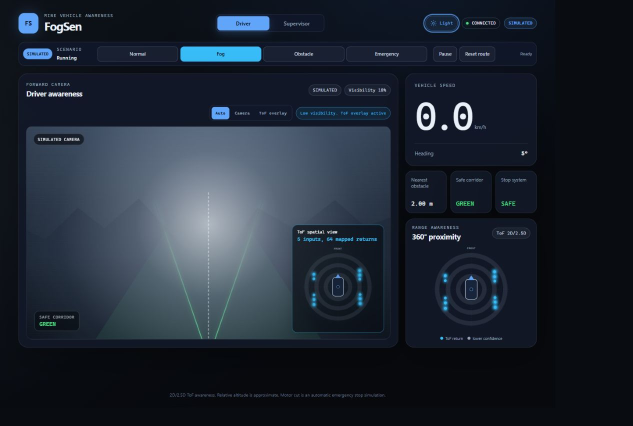
#> input picture artifacts/dashboard-images/driver-dark.png, 1265 x 851 px (shown at 1/2 size)
$ python -i ir_enhance.py   (imports and definitions only)
#> lines starting #> are read from the running program, lines starting #| are printed output that depends on the picture
from __future__ import annotations

import importlib
import numpy as np


class IREnhancer:
    """Convert an RGB camera frame into an infrared (thermal-palette) image.

    Hardware Acceleration:
    - If ``device="cuda"`` (or ``device="auto"`` with CUDA available), inference
      runs on the NVIDIA GPU via PyTorch CUDA tensors with FP16/FP32 acceleration
      and VRAM tracking.
    - If ``device="cpu"``, it falls back to an OpenCV CPU pipeline (CLAHE + colourmap).

    Conforms to the ``FrameEnhancer`` protocol.
    """

    name: str = "IR"

    # Supported colourmap names -> OpenCV constants
    _COLOURMAP_NAMES: dict[str, int] = {}

    def __init__(
        self,
        *,
        device: str = "auto",
        use_fp16: bool = True,
        colormap: str = "GRAY",
        clahe_clip: float = 3.0,
        clahe_grid: tuple[int, int] = (8, 8),
    ) -> None:
        self._requested_device = device
        self._use_fp16 = use_fp16
        self._colormap_name = colormap.upper()
        self._is_monochrome = self._colormap_name in {
            "GRAY",
            "GREY",
            "BW",
            "MONO",
            "MONOCHROME",
            "BLACKANDWHITE",
            "IR",
        }
        self._clahe_clip = clahe_clip
        self._clahe_grid = clahe_grid
        self._torch = None
        self._gpu_lut = None
        self._gpu_weights = None
        self._clahe = None
        self._colormap_id: int | None = None
        self.device = "not loaded"
        self.precision = "not loaded"
        self.peak_vram_mb = 0.0

    def _ensure_colormaps(self, cv2) -> None:
        if not IREnhancer._COLOURMAP_NAMES:
            IREnhancer._COLOURMAP_NAMES = {
                "INFERNO": cv2.COLORMAP_INFERNO,
                "HOT": cv2.COLORMAP_HOT,
                "JET": cv2.COLORMAP_JET,
                "MAGMA": cv2.COLORMAP_MAGMA,
                "PLASMA": cv2.COLORMAP_PLASMA,
                "BONE": cv2.COLORMAP_BONE,
                "OCEAN": cv2.COLORMAP_OCEAN,
                "TURBO": cv2.COLORMAP_TURBO,
            }
        if self._colormap_id is None:
            self._colormap_id = IREnhancer._COLOURMAP_NAMES.get(
                self._colormap_name,
                cv2.COLORMAP_INFERNO,
            )

    def _load(self) -> None:
        if self.device != "not loaded":
            return

        import cv2
        self._ensure_colormaps(cv2)

        torch = None
        device = self._requested_device
        if device in {"auto", "cuda"}:
            try:
                torch = importlib.import_module("torch")
                if device == "auto":
                    device = "cuda" if torch.cuda.is_available() else "cpu"
            except ImportError:
                if device == "cuda":
                    raise RuntimeError("PyTorch is required for CUDA-accelerated IR enhancement")
                device = "cpu"

        if device == "cuda":
            if torch is None or not torch.cuda.is_available():
                raise RuntimeError("CUDA was requested for IR enhancement but is unavailable")

            fp16 = self._use_fp16
            self._torch = torch
            self.device = "cuda"
            self.precision = "FP16" if fp16 else "FP32"

            # Precompute 256-entry BGR colourmap LUT on GPU
            if self._is_monochrome:
                lut_base = np.arange(256, dtype=np.uint8)
                lut_bgr = np.stack([lut_base, lut_base, lut_base], axis=-1)
                lut_bgr = np.ascontiguousarray(lut_bgr)
            else:
                lut_base = np.arange(256, dtype=np.uint8).reshape(256, 1)
                lut_bgr = cv2.applyColorMap(lut_base, self._colormap_id)
                lut_bgr = np.ascontiguousarray(lut_bgr.reshape(256, 3))

            self._gpu_lut = torch.from_numpy(lut_bgr).to(
                device="cuda",
                dtype=torch.uint8,
                non_blocking=True,
            )
            # Precompute luminance weights tensor [B, G, R] for ITU-R BT.601
            self._gpu_weights = torch.tensor(
                [0.114, 0.587, 0.299],
                device="cuda",
                dtype=torch.float16 if fp16 else torch.float32,
            )
            torch.backends.cudnn.benchmark = True
            torch.cuda.reset_peak_memory_stats()
        else:
            self.device = "cpu"
            self.precision = "N/A"
            self._clahe = cv2.createCLAHE(
                clipLimit=self._clahe_clip,
                tileGridSize=self._clahe_grid,
            )

    def enhance(self, bgr_frame: np.ndarray) -> np.ndarray:
        self._load()

        if self.device == "cuda":
            assert self._torch is not None
            assert self._gpu_lut is not None
            assert self._gpu_weights is not None
            torch = self._torch

            dtype = torch.float16 if self.precision == "FP16" else torch.float32
            tensor = torch.from_numpy(bgr_frame).to(
                device="cuda",
                dtype=dtype,
                non_blocking=True,
            )

            # 1. Luminance conversion on GPU (ITU-R BT.601 in BGR channel order)
            lum = (tensor * self._gpu_weights).sum(dim=-1)

            # 2. GPU dynamic thermal radiance normalization and non-linear emissive curve
            min_val = lum.amin()
            max_val = lum.amax()
            normalized = (lum - min_val) / (max_val - min_val + 1e-5)

            thermal_curve = torch.sigmoid((normalized - 0.42) * 7.5)
            blended = 0.4 * normalized + 0.6 * thermal_curve

            indices = (blended * 255.0).clamp_(0, 255).to(torch.long)

            # 3. GPU colourmap LUT gather
            with torch.inference_mode():
                ir_gpu = self._gpu_lut[indices]

            ir_bgr = ir_gpu.cpu().numpy()
            self.peak_vram_mb = torch.cuda.max_memory_allocated() / (1024 * 1024)
            return np.ascontiguousarray(ir_bgr)

        # CPU Fallback via OpenCV
        import cv2
        assert self._clahe is not None

        grey = cv2.cvtColor(bgr_frame, cv2.COLOR_BGR2GRAY)
        grey = self._clahe.apply(grey)
        if self._is_monochrome:
            return cv2.cvtColor(grey, cv2.COLOR_GRAY2BGR)
        assert self._colormap_id is not None
        ir_bgr = cv2.applyColorMap(grey, self._colormap_id)
        return ir_bgr

>>> import cv2
>>> picture = cv2.imread('../../../artifacts/dashboard-images/driver-dark.png', cv2.IMREAD_GRAYSCALE)
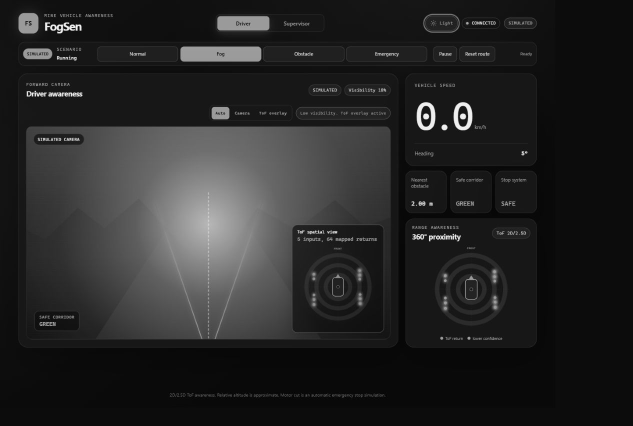
#> picture: shape (851, 1265) (shown at 1/2 size); min 0, max 255, mean 38.2
>>> result = IREnhancer().enhance(picture)
#> (the call stopped at in _load, `device = "cuda" if torch.cuda.is_available() else "cpu"`: torch is not available in this run)
#> (the run stopped early here; a loop or call above may not have finished)
